Frame 1 (no input): blank canvas, image omitted
Frame 60 (the mouse pressed at the canvas centre just before this capture): blank canvas, image omitted
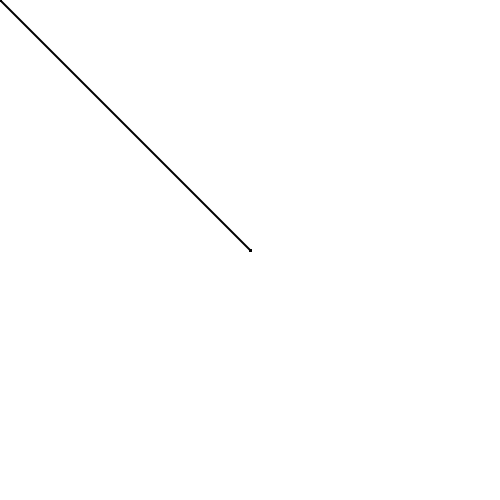
Frame 120 (the mouse held since frame 60 and released just before this capture)

The Processing sketch whose frames 1 and 60 were blank and that drew this single picture after the mouse press (run headless with seeded random() and noise(); from frame 60 on, the mouse is pressed at the canvas centre):

// Processing sketch: Lines_and_Mouse_click
// ── Lines_and_Mouse_click.pde
void setup() 
{
  size(500,500);
  background(255);
  smooth();
}

void draw() 
{
  stroke(0);
  strokeWeight(2);
  line(pmouseX,pmouseY,mouseX,mouseY);
}

void mousePressed() {
  stroke(0);
  fill(175);
  rectMode(CENTER);
  rect(mouseX, mouseY, 30,30);
}

void keyPressed() {
  background(255);
}
